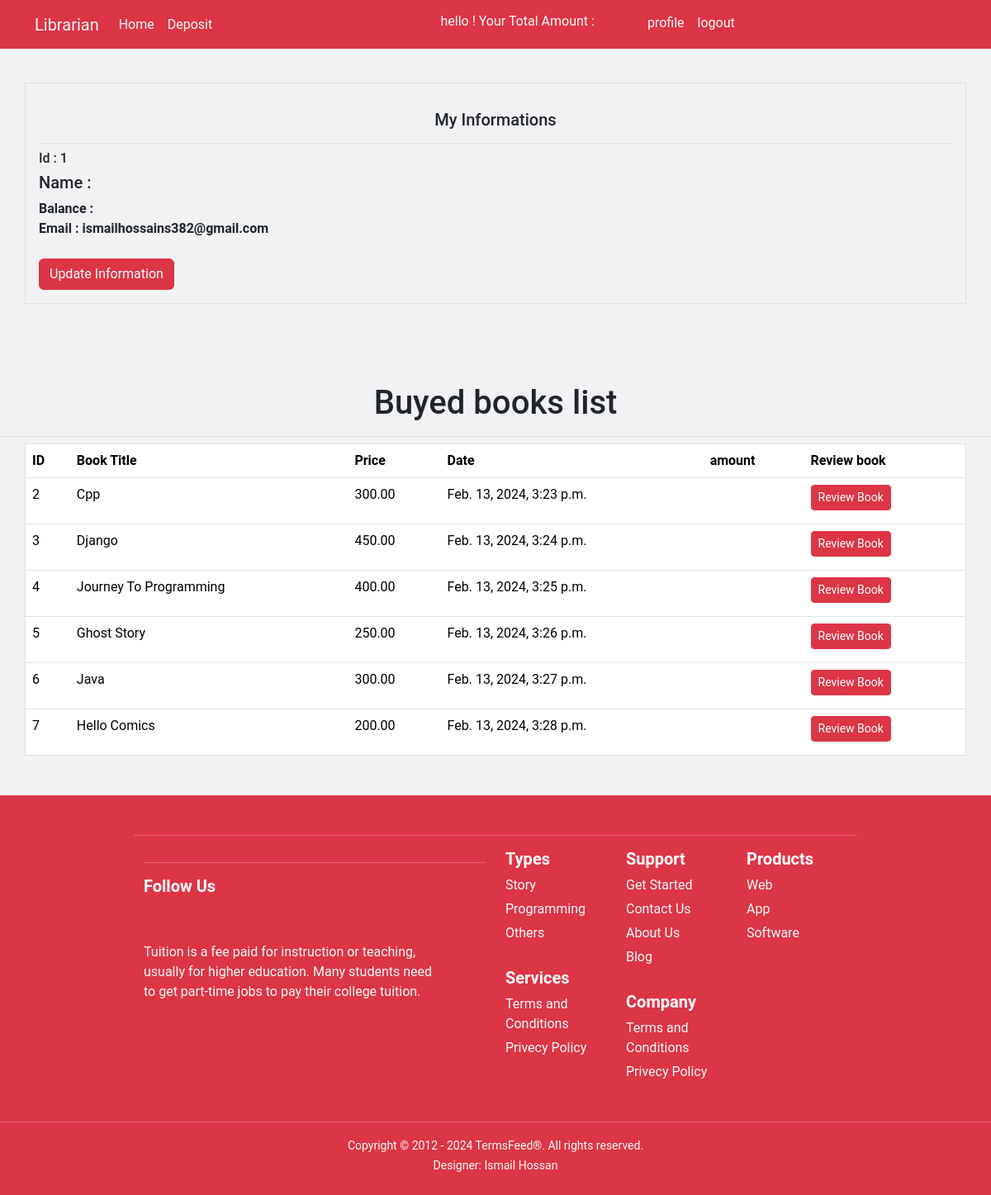
/accounts/profile/ (signed in), run on the app's committed database.
### booklist/models.py (models this page shows, shortened)
class Books(models.Model):
    user = models.ForeignKey(User ,related_name='book' ,on_delete =models.CASCADE ,null=True,blank = True )
    category = models.ManyToManyField(Category,blank=True,null=True)
    title = models.CharField(max_length =200)
    description = models.TextField()
    image =models.ImageField(upload_to='booklist/media/uploads/')
    borrowing_price =models.DecimalField(default=0, max_digits=10, decimal_places=2,null=True,blank = True)
    borrow_date= models.DateTimeField(auto_now_add=True)

### accounts/views.py (the view)
# urls.py: path('profile/',views.Profile.as_view(), name='profile'),
class Profile(LoginRequiredMixin,ListView):
    template_name = 'page1/profile.html'
    model = Books
    context_object_name = 'data'
    def get_queryset(self):
        return Books.objects.filter(user =self.request.user)

### accounts/templates/page1/profile.html (shortened to what this page needs)
{% extends "base.html" %}
{% block content %}
<div class="user-informations " style="margin-top:100px;">
  <div class="container m-auto border p-3">
    <h5 class="text-center p-3 border-bottom">My Informations</h5>
    <h6> <span class="font-weight-bold">Id</span> : {{request.user.id}} </h6>
    <h5> Name : {{request.user.first_name}} {{request.user.last_name}}</h5>
    <b>Balance : {{request.user.useraccount.balance}}</b> <br>
    <strong>Email : {{request.user.email}}</strong><br><br>
    <a href="{% url 'update' %}" class="btn btn-danger" >Update Information</a>
  </div>
</div>
 <br>
 <br>
 <br>
 <br>
<table class="table border mb-5 p-5 container " border="1">
  <h1 class="border-bottom text-center mb-2 pb-3">Buyed books list</h1>
    <thead >
      <tr>
        <th scope="col ">ID</th>
        <th scope="col">Book Title</th>
        <th scope="col">Price</th>
        <th scope="col">Date</th>
        <th scope="col">amount</th>
        <th scope="col">Review book</th>
      </tr>
    </thead>
    <tbody>
      {% for dt in data %}
      <tr>
        <td>{{dt.id}}</td>
        <td>{{dt.title}}</td>
        <td>{{dt.borrowing_price}}</td>
        <td>{{dt.borrow_date}}</td>
        <td>{{request.user.useraccount.balance}}</td>
        <td><a href="{% url 'review' dt.id %}" class="btn btn-sm mb-2 btn-danger">Review Book</a> </td>
      </tr>
      {% endfor %}
    </tbody>
  </table>
{% endblock content %}

### data on the page
Books: id "2", title "Cpp", borrowing_price "300.00", borrow_date "Feb. 13, 2024, 3:23 p.m."
Books: id "3", title "Django", borrowing_price "450.00", borrow_date "Feb. 13, 2024, 3:24 p.m."
Books: id "4", title "Journey To Programming", borrowing_price "400.00", borrow_date "Feb. 13, 2024, 3:25 p.m."
Books: id "5", title "Ghost Story", borrowing_price "250.00", borrow_date "Feb. 13, 2024, 3:26 p.m."
Books: id "6", title "Java", borrowing_price "300.00", borrow_date "Feb. 13, 2024, 3:27 p.m."
Books: id "7", title "Hello Comics", borrowing_price "200.00", borrow_date "Feb. 13, 2024, 3:28 p.m."

### other printed values
{{ request.user.id }} "1"
{{ request.user.email }} "ismailhossains382@gmail.com"
